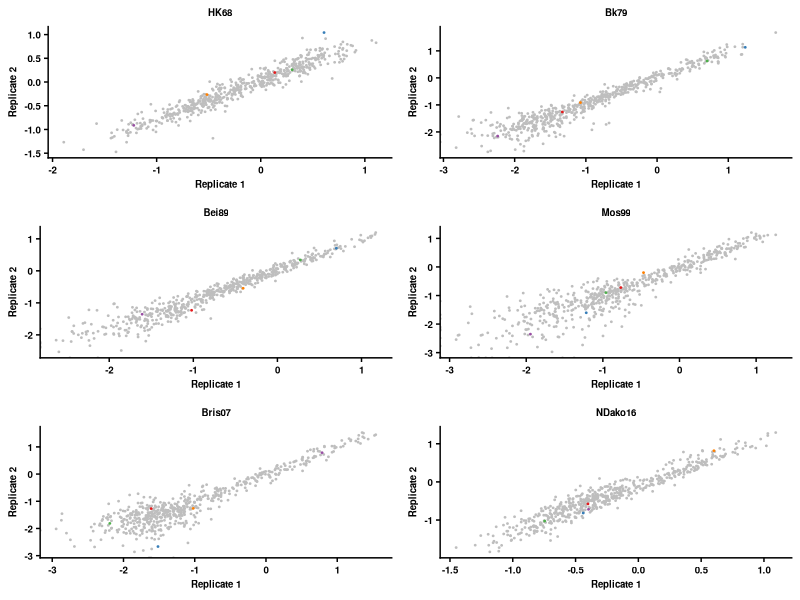

The R script that drew this image:
#R code
library(ggplot2)
library(scales)
library(RColorBrewer)
library(readr)
library(tidyr)
library(reshape)
library(stringr)
library(dplyr)
library(ggrepel)
library(gridExtra)
require(cowplot)


PlotCompareFit_Rep <- function(table_data,strainname){
  textsize=7
  colorscale <- c(brewer.pal(9,"Set1"))
  table_data <- filter(table_data,strain==strainname)
  print (strainname)
  R1fit = log10(table_data$Rep1Fitness)
  R2fit = log10(table_data$Rep2Fitness)
  R1fit[!is.finite(R1fit)] <- NA
  R2fit[!is.finite(R2fit)] <- NA
  print (paste("Pearson Cor:", cor(R1fit,R2fit,use="complete.obs"),sep=' '))
  p <- ggplot(table_data,aes(x=log10(Rep1Fitness),y=log10(Rep2Fitness),color=mut_type)) +
	 geom_point(size=0.3) +
         theme_cowplot(12) +
         scale_color_manual(values=c('gray', colorscale)) +
	 theme(plot.title=element_text(size=textsize,face="bold",hjust = 0.5),
	       axis.title=element_text(size=textsize,face="bold"),
	       axis.text=element_text(size=textsize,face="bold"),
	       legend.title=element_blank(),
	       legend.text=element_text(size=textsize,face="bold"),
	       legend.position='none') +
	 xlab(bquote(bold('Replicate 1'))) +
	 ylab(bquote(bold('Replicate 2'))) +
         ggtitle(strainname)
  return (p)
  }

coloring <- function(ID){
  if (ID=='KGSESV'){return ('HK68')}
  else if (ID=='EESENV'){return ('Bk79')}
  else if (ID=='EEYENV'){return ('Bei89')}
  else if (ID=='QKYDST'){return ('Mos99')}
  else if (ID=='HKFDFA'){return ('Bris07')}
  else if (ID=='HNSDFA'){return ('NDako16')}
  else {return ('mut')}
  }

StrainLevels <- c('HK68','Bk79','Bei89','Mos99','Bris07','NDako16')
table_data <- read_csv('result/data_all.csv') %>%
                filter(strain!='Bris07P194') %>%
                mutate(strain= replace(strain, which(strain=="Bris07L194"), 'Bris07')) %>%
                mutate(mut_type=mapply(coloring, ID)) %>%
                mutate(mut_type=factor(mut_type, levels=c('mut', StrainLevels))) %>%
                arrange(mut_type)
p1 <- PlotCompareFit_Rep(table_data,'HK68')
p2 <- PlotCompareFit_Rep(table_data,'Bk79')
p3 <- PlotCompareFit_Rep(table_data,'Bei89')
p4 <- PlotCompareFit_Rep(table_data,'Mos99')
p5 <- PlotCompareFit_Rep(table_data,'Bris07')
p6 <- PlotCompareFit_Rep(table_data,'NDako16')
p <- grid.arrange(p1,p2,p3,p4,p5,p6,nrow=3,ncol=2)
ggsave('graph/Compare_Rep.png',p,height=6,width=4)
